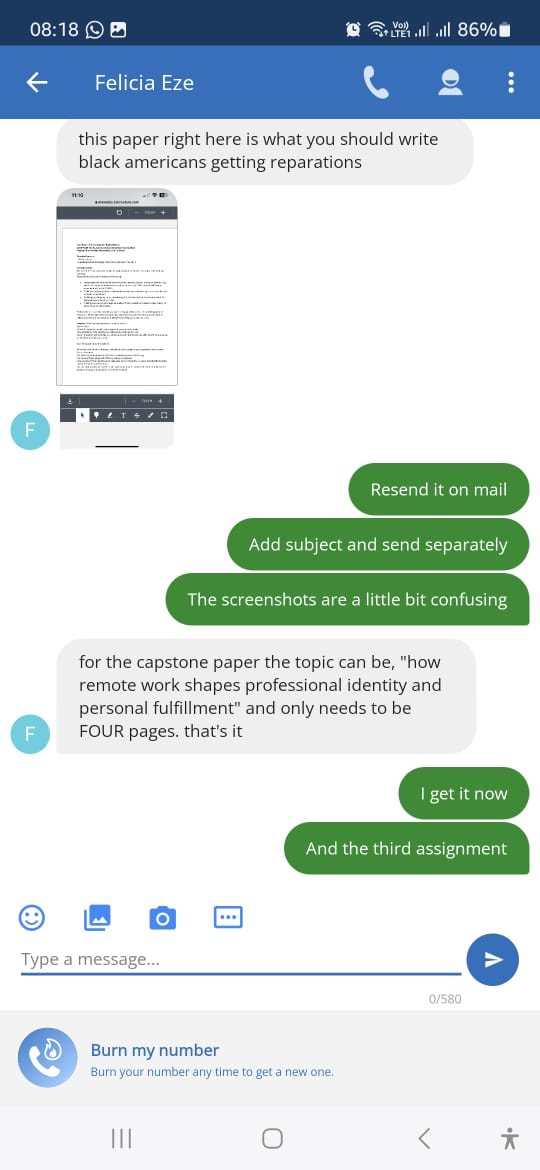
#> input picture Image 38.jpeg, 540 x 1170 px
$ jupyter execute --allow-errors extractor.ipynb
#> lines starting #> are read from the running program, lines starting #| are printed output that depends on the picture
[cell 1]
import os
os.listdir()

[cell 2]
# !pip install PIL
from PIL import Image, ImageEnhance
import pytesseract

# Set the path to the Tesseract executable
pytesseract.pytesseract.tesseract_cmd = r"C:\Program Files\Tesseract-OCR\tesseract.exe"

# Load the JPEG image
image_path = "Image 38.jpeg"  # Replace with your actual image file path
img = Image.open(image_path)
#> img is the input picture: PIL image 540x1170 RGB; mean R, G, B 206.7, 219, 218.5

# Convert to grayscale
img = img.convert('L')
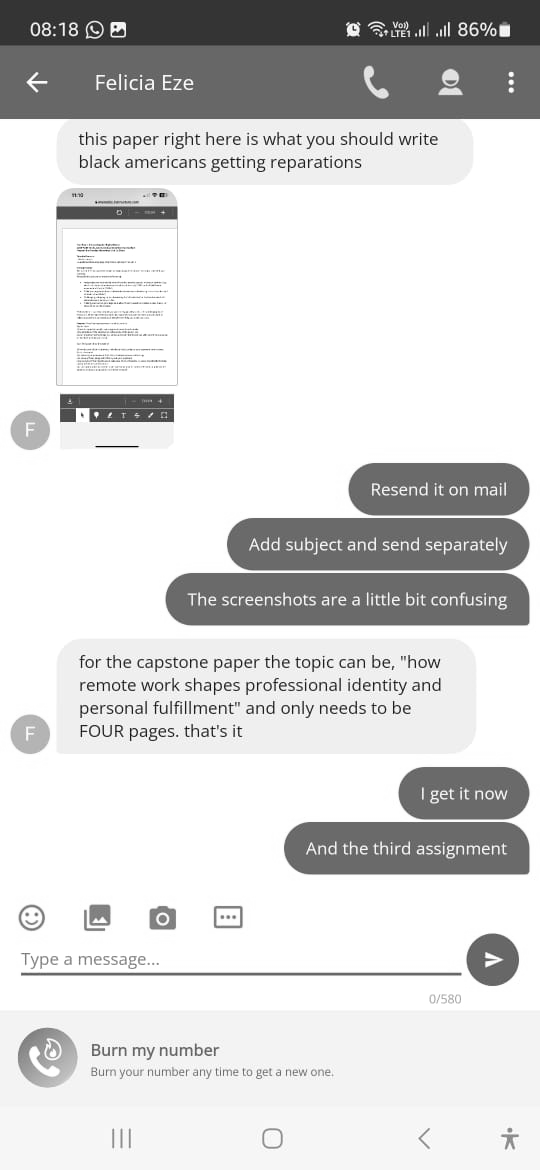
#> img: PIL image 540x1170 L; min 0, max 255, mean 215.2

# Increase contrast
enhancer = ImageEnhance.Contrast(img)
img = enhancer.enhance(2)
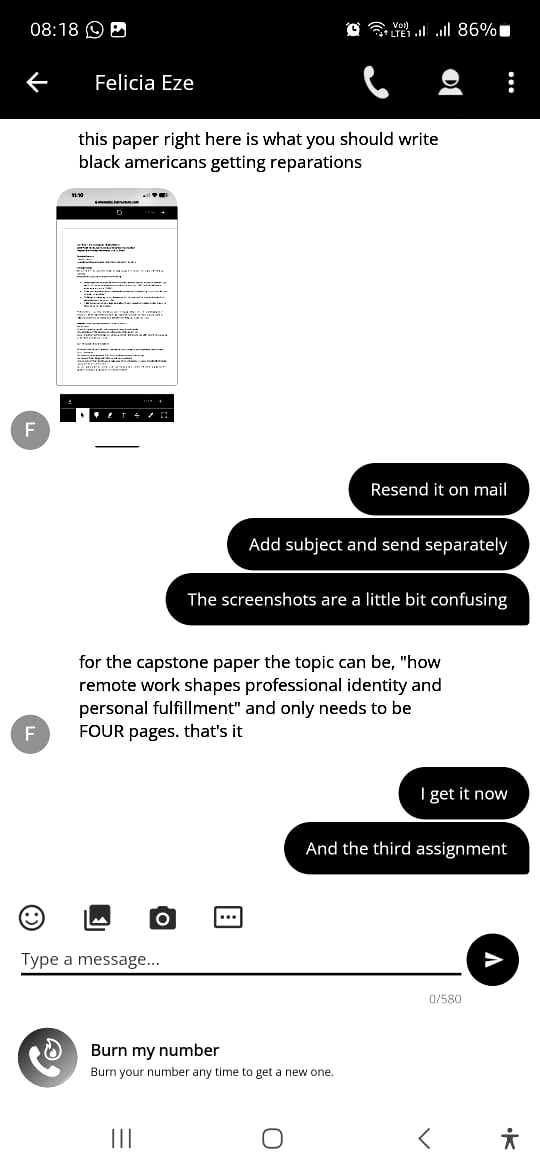
#> img: PIL image 540x1170 L; min 0, max 255, mean 197.9

# Resize image
base_width = 1200
width_percent = (base_width / float(img.size[0]))
#> width_percent = 2.22
height_size = int((float(img.size[1]) * float(width_percent)))
#> height_size = 2600
img = img.resize((base_width, height_size), Image.Resampling.LANCZOS)
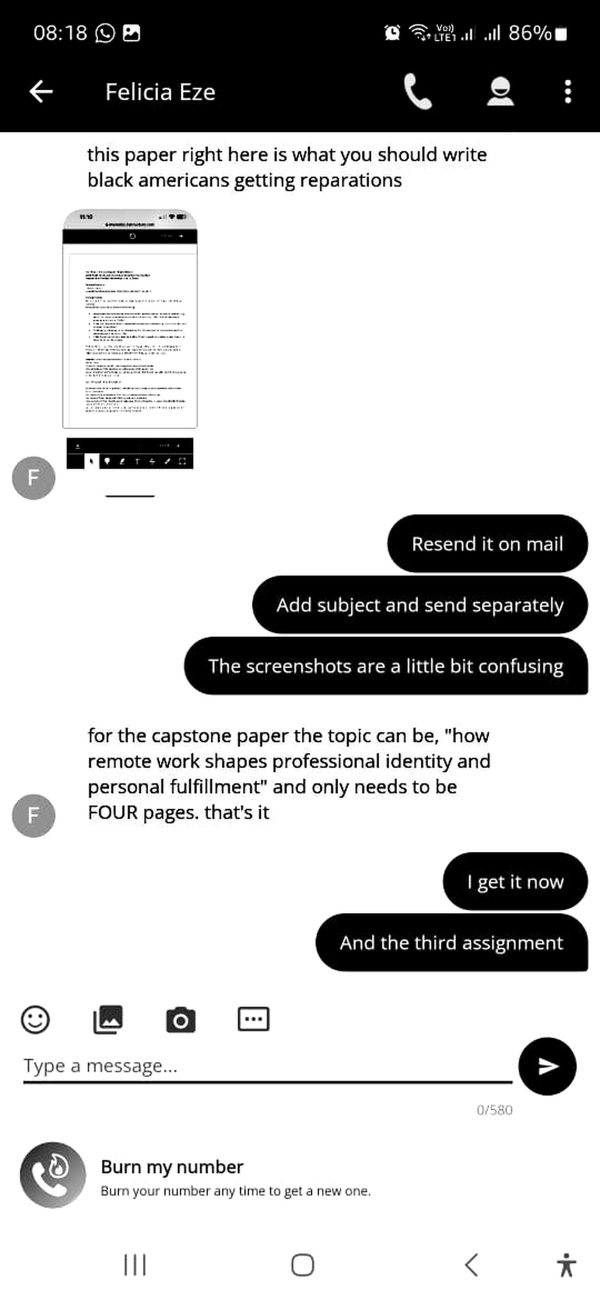
#> img: PIL image 1200x2600 L (shown at 1/2 size); min 0, max 255, mean 197.8

# Perform OCR with Tesseract configuration
custom_config = r'--oem 3 --psm 6'
#> (the rest of this cell did not finish here and is left out)

$ run again, with Image 1.jpeg copied over Image 38.jpeg
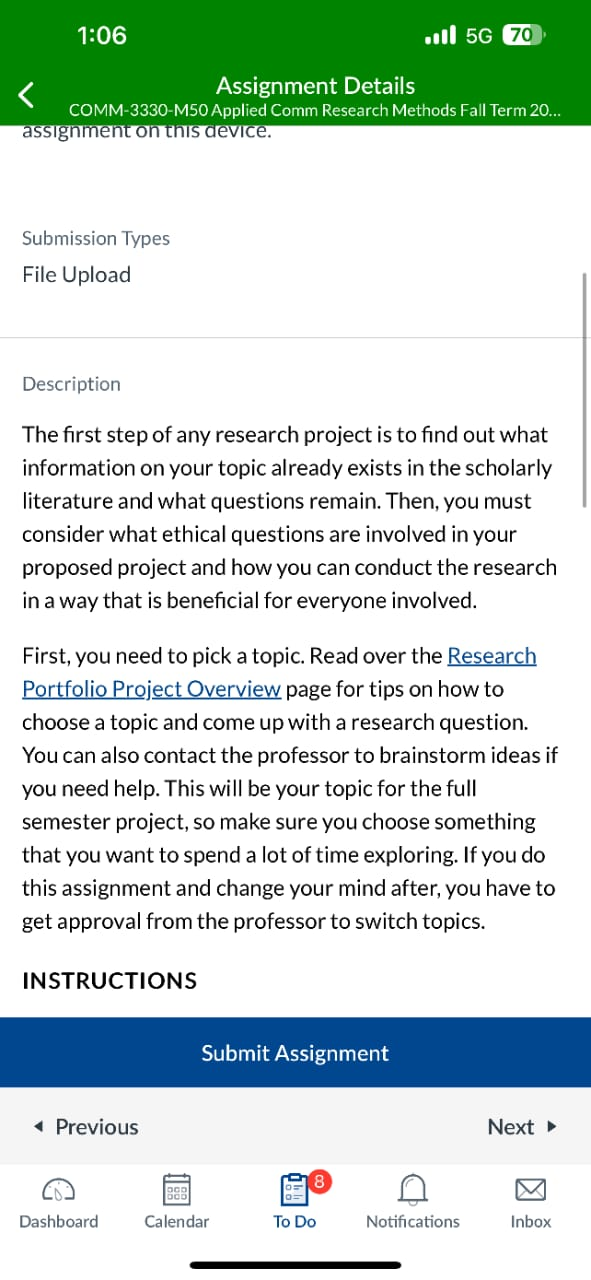
#> input picture Image 1.jpeg, 591 x 1280 px
#> img is the input picture: PIL image 591x1280 RGB; mean R, G, B 203.8, 219.8, 211.8
#> `img = enhancer.enhance(2)`:
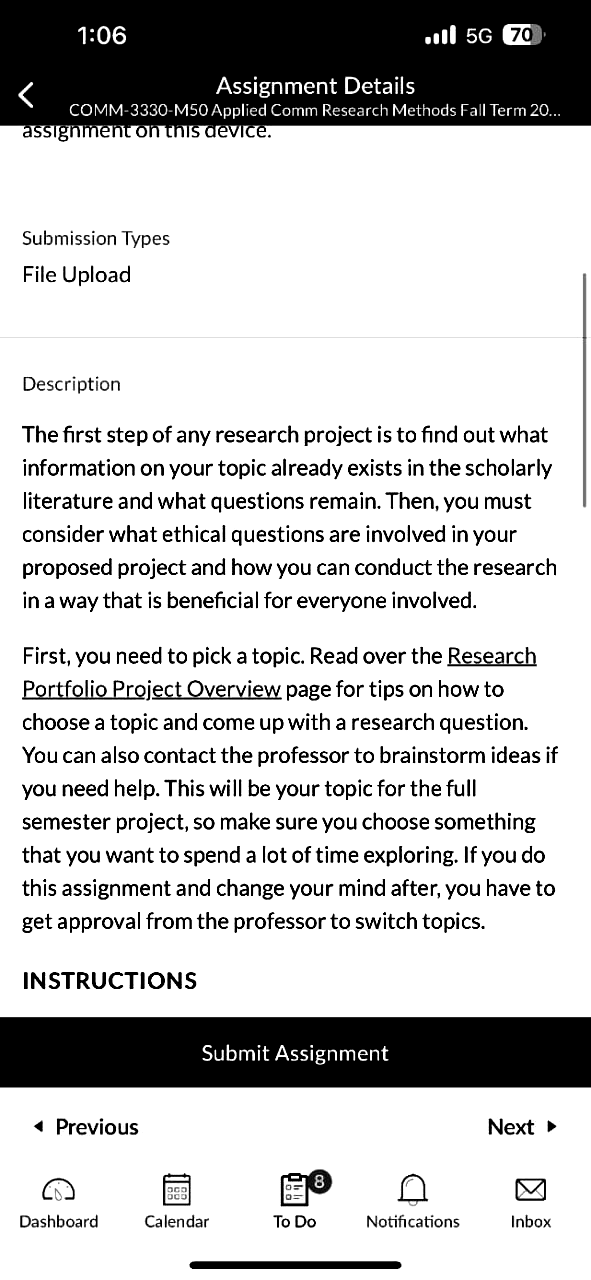
#> img: PIL image 591x1280 L; min 0, max 255, mean 200.7
#> `img = img.resize((base_width, height_size), Image.Resampling.LANCZOS)`:
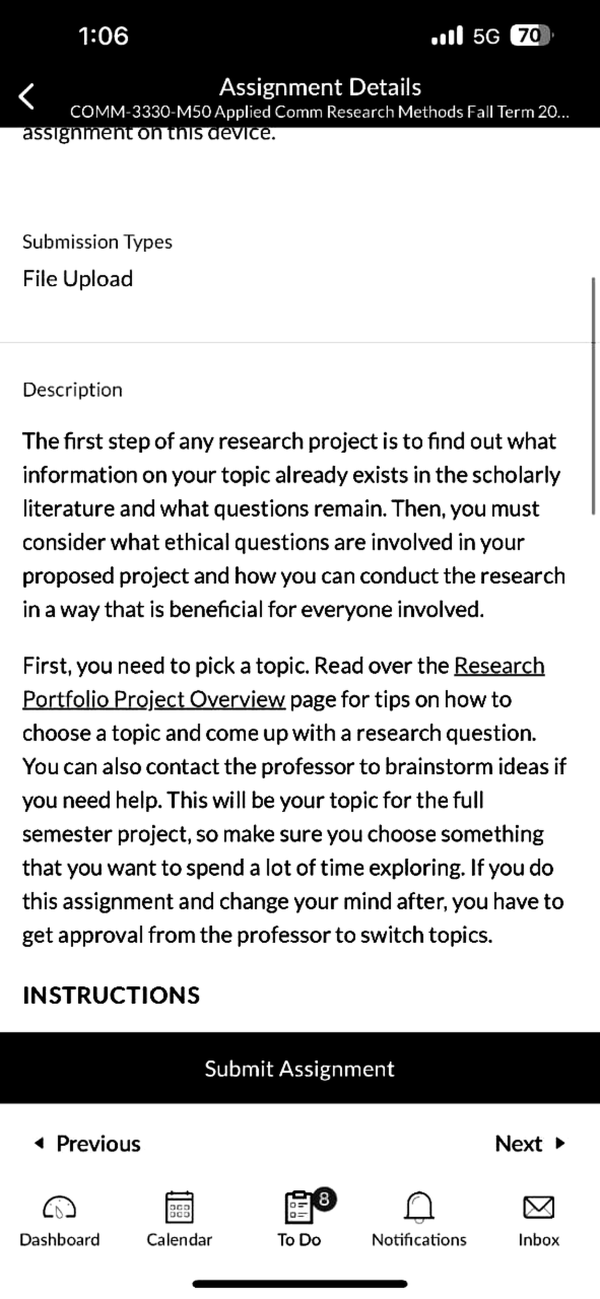
#> img: PIL image 1200x2598 L (shown at 1/2 size); min 0, max 255, mean 200.6

$ run again, with Image 10.jpeg copied over Image 38.jpeg
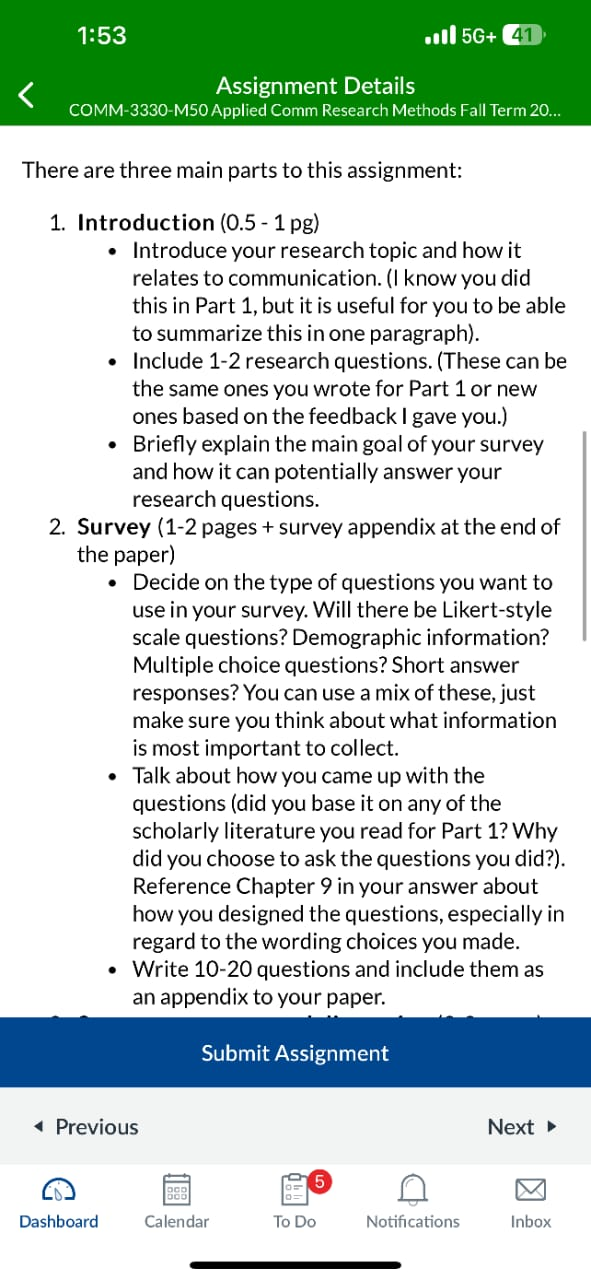
#> input picture Image 10.jpeg, 591 x 1280 px
#> img is the input picture: PIL image 591x1280 RGB; mean R, G, B 199.4, 215.3, 207.1
#> `img = enhancer.enhance(2)`:
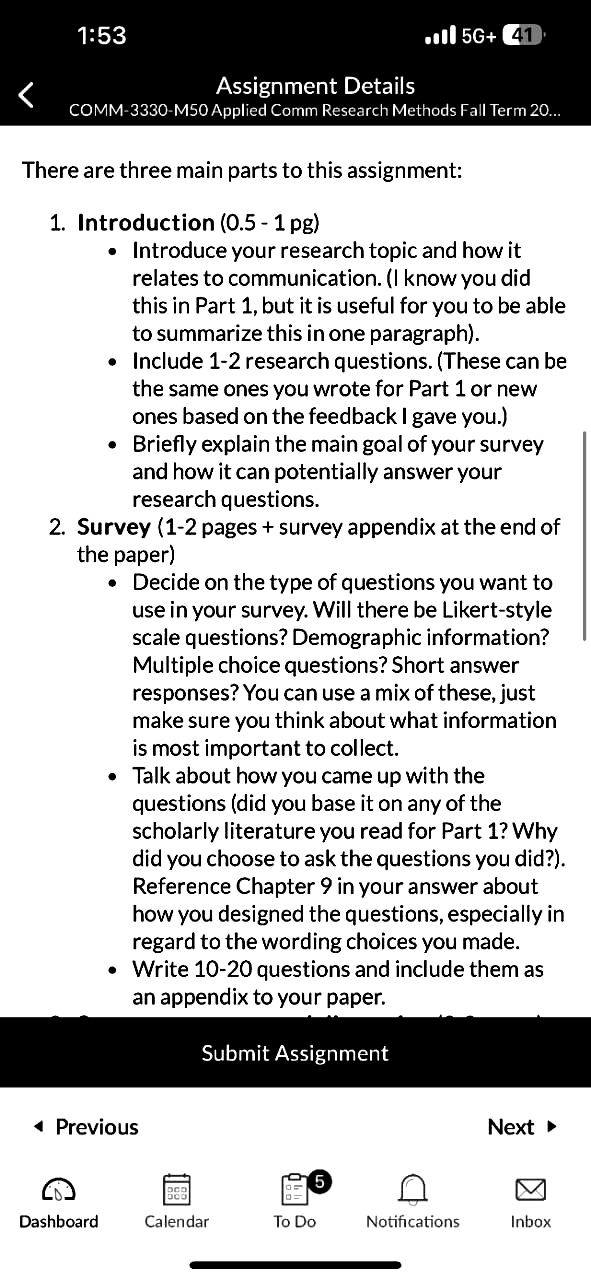
#> img: PIL image 591x1280 L; min 0, max 255, mean 195.7
#> `img = img.resize((base_width, height_size), Image.Resampling.LANCZOS)`:
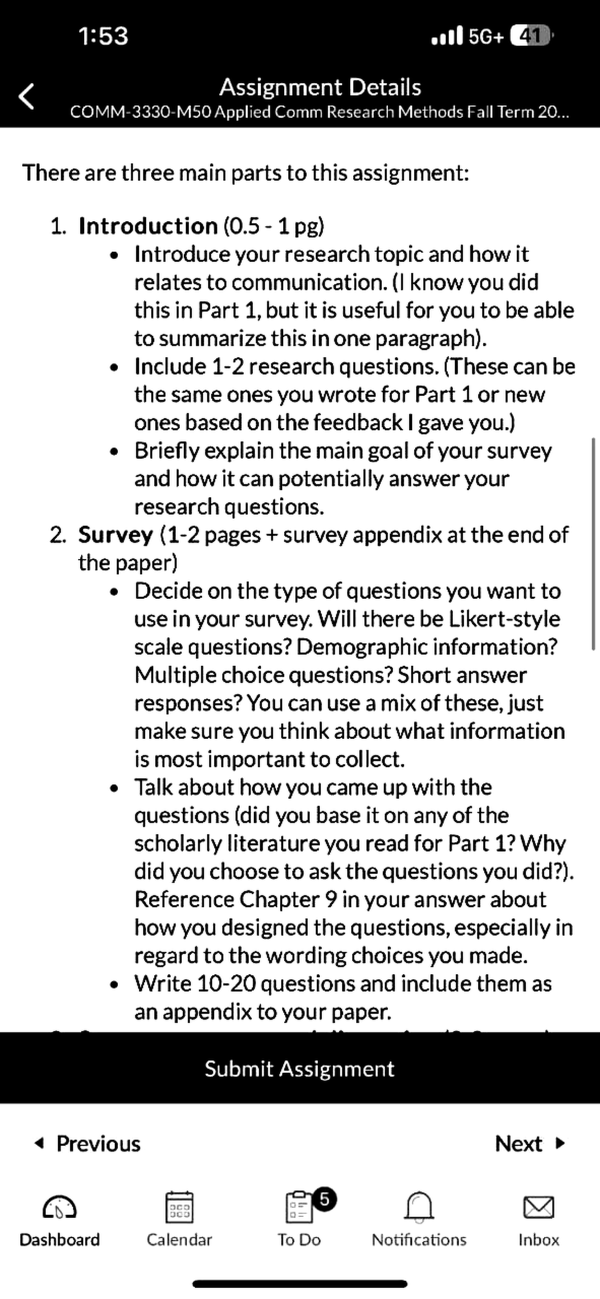
#> img: PIL image 1200x2598 L (shown at 1/2 size); min 0, max 255, mean 195.6

$ run again, with Image 11.jpeg copied over Image 38.jpeg
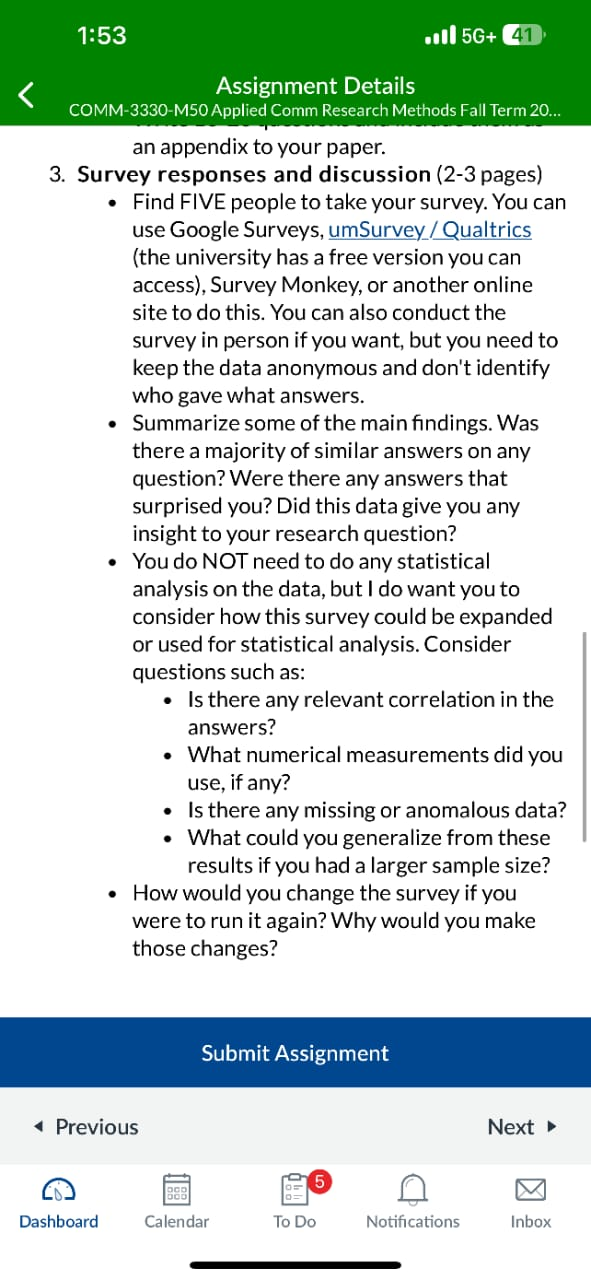
#> input picture Image 11.jpeg, 591 x 1280 px
#> img is the input picture: PIL image 591x1280 RGB; mean R, G, B 200.8, 216.8, 208.6
#> `img = enhancer.enhance(2)`:
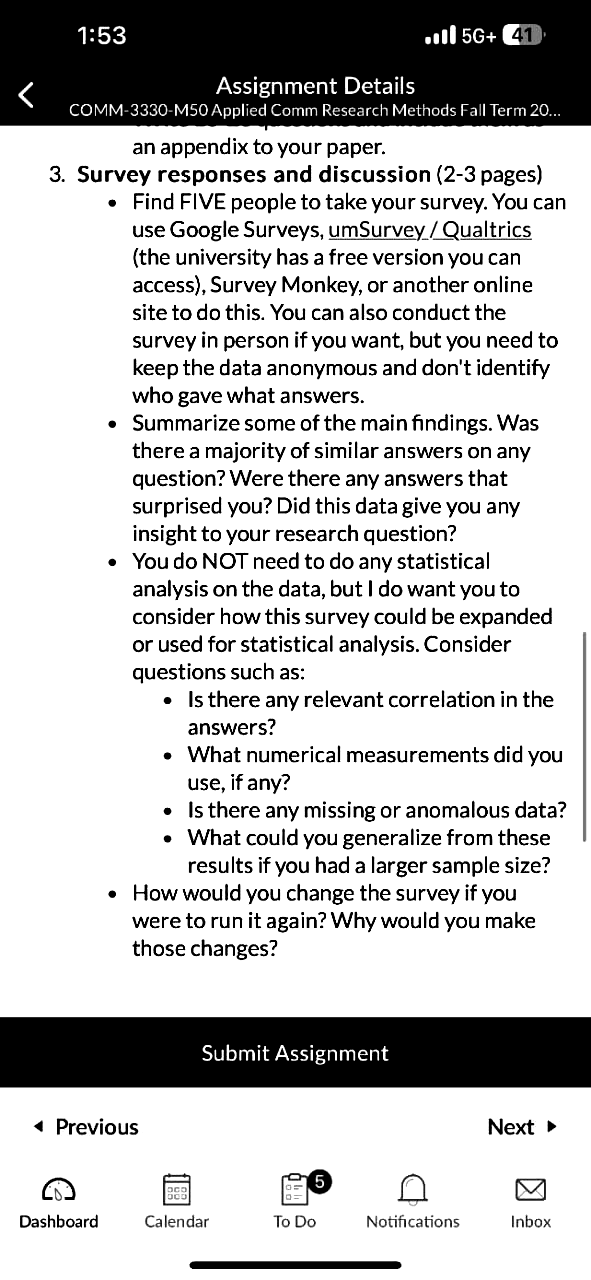
#> img: PIL image 591x1280 L; min 0, max 255, mean 197.5
#> `img = img.resize((base_width, height_size), Image.Resampling.LANCZOS)`:
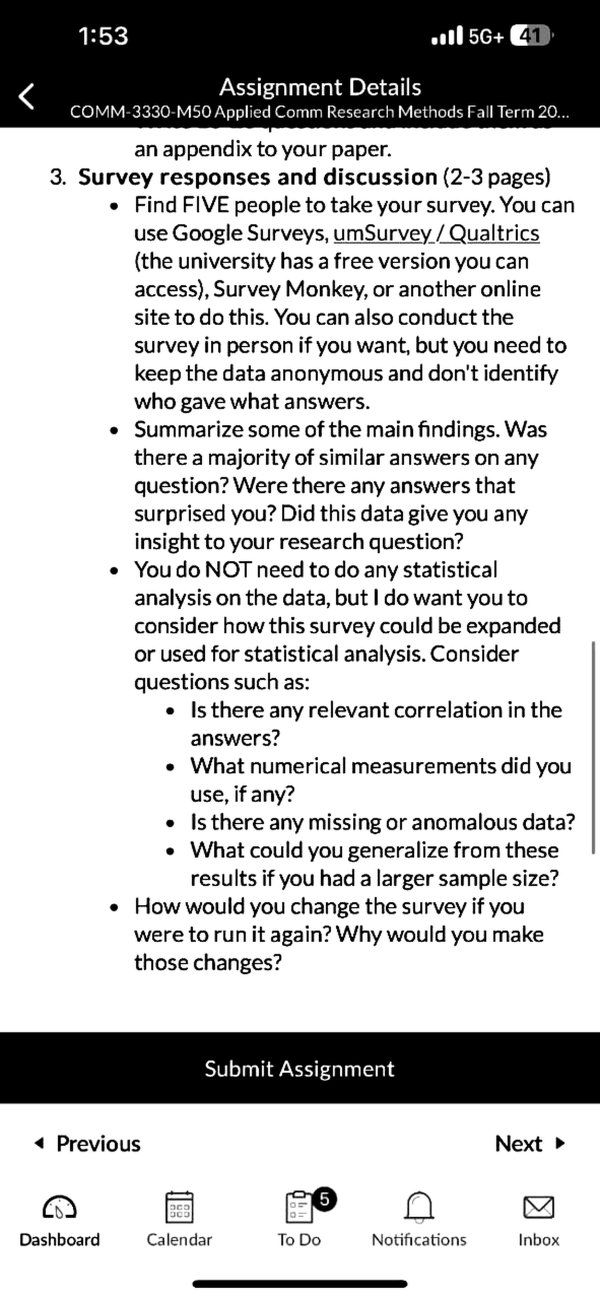
#> img: PIL image 1200x2598 L (shown at 1/2 size); min 0, max 255, mean 197.4
